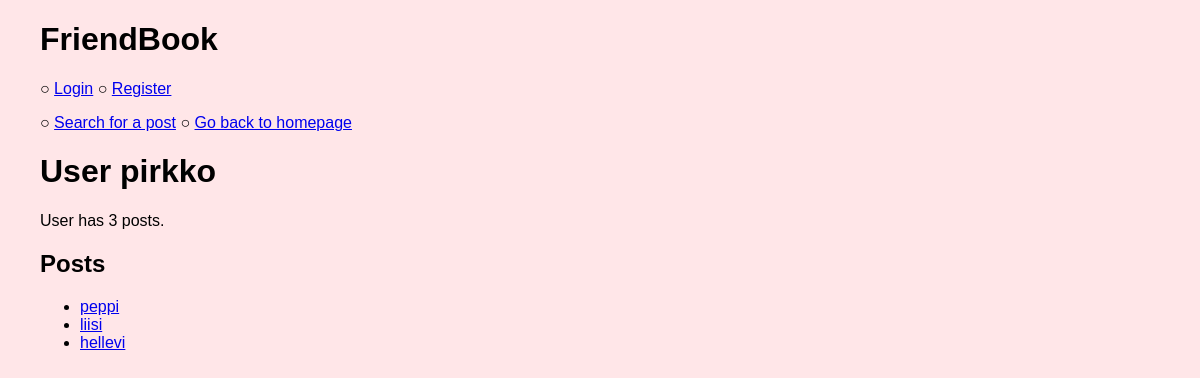
Before: /user/3 with the older database file.
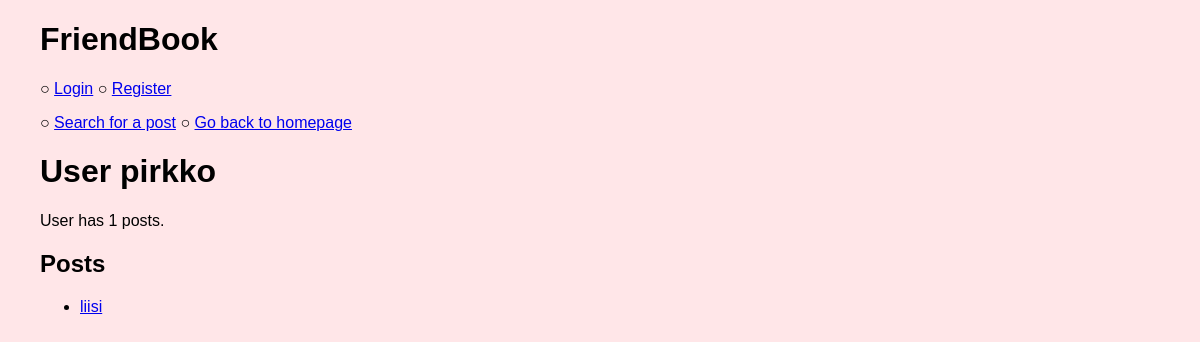
After: the same page with the newer database file.
### tables this page shows
CREATE TABLE users (
    id INTEGER PRIMARY KEY,
    username TEXT UNIQUE,
    password_hash TEXT
);

CREATE TABLE posts (
	id INTEGER PRIMARY KEY,
	title TEXT,
	description TEXT,
	user_id INTEGER REFERENCES users
);

### app.py (the view)
@app.route("/user/<int:user_id>")
def show_user(user_id):
    user = users.get_user(user_id)
    if not user:
        abort(404)
    posts = users.get_posts(user_id)
    return render_template("show_user.html", user=user, posts=posts)

### db.py (called while the page is built)
def get_connection():
    con = sqlite3.connect("database.db")
    con.execute("PRAGMA foreign_keys = ON")
    con.row_factory = sqlite3.Row
    return con

def query(sql, params=[]):
    con = get_connection()
    result = con.execute(sql, params).fetchall()
    con.close()
    return result

### users.py (called while the page is built)
def get_user(user_id):
    sql = "SELECT id, username FROM users WHERE id = ?"
    result = db.query(sql, [user_id])
    return result[0] if result else None

def get_posts(user_id):
    sql = "SELECT id, title FROM posts WHERE user_id = ? ORDER BY id DESC"
    return db.query(sql, [user_id])

### templates/show_user.html (shortened to what this page needs)
{% extends "layout.html" %}
{% block content %}
<h1>User {{ user.username }}</h1>
<p>
User has {{ posts|count }} posts.
</p>
<h2>Posts</h2>
<ul>
  {% for post in posts %}
  <li><a href="/post/{{ post.id }}">{{ post.title }}</a></li>
  {% endfor %}
</ul>
{% endblock %}

### templates/layout.html (shortened to what this page needs)
<!DOCTYPE html>
<html>
<head>
  <link rel="stylesheet" href="/static/main.css">
</head>
<body>
  <h1>FriendBook</h1>
  {% if session.username %}
  <p>
    Welcome <a href="/user/{{ session.user_id }}">{{ session.username }}</a>, your ID number is {{ session.user_id }}
  </p>
  <p>
    ○ <a href="/logout">Log out</a> ○
    <a href= "/new_post">Make a new post</a> 
  </p>
  {% else %}
  <p>
    ○ <a href="/login">Login</a> ○
      <a href="/register">Register</a> 
  </p>
  {% endif %}
  <p>
    ○ <a href= "/find_post">Search for a post</a> ○
      <a href="/">Go back to homepage </a>
  </p>
  {% block content %}{% endblock %}
</body>
</html>

### static/main.css (style rules this page uses)
body { margin: auto; max-width: 70em; font-family: sans-serif; background-color: #FFE6E8; }
p { max-width: 500px; }

Changed rows visible on the page:
removed posts: title "peppi"
removed posts: title "hellevi"
Other visible differences:
{{ posts|count }}: "3" → "1"
